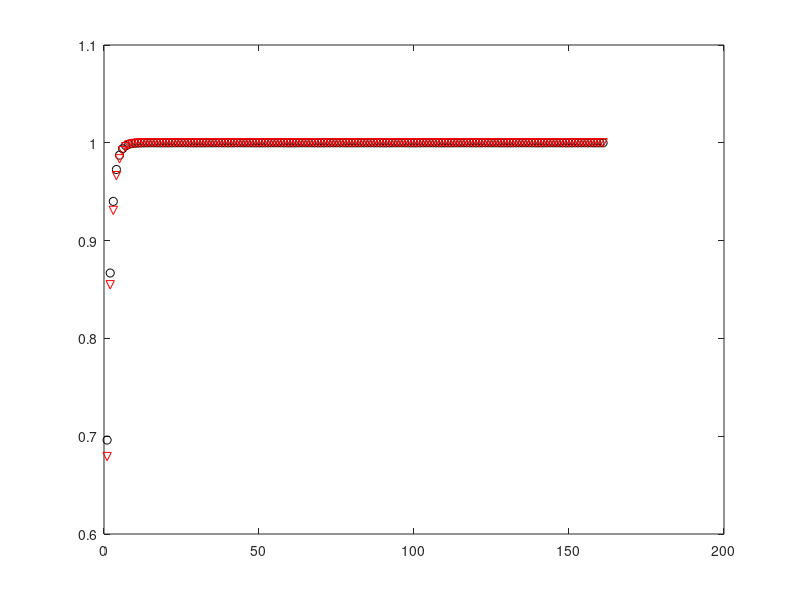

MATLAB code for this plot:
clear all; close all; clc;

load A3
% break
%%%%%%%%% betta_1 regime %%%%%%%%%

st=1;
fin=161;
n=1024;
sample=[st:fin];
% break

 X=abs(A3');
% X=A3.';
m=3;

%compute the nonlinear part

for j=1:fin-st+1
    
    NL2(:,j)= (abs(X(:,j))).^2.*X(:,j);
    NL4(:,j)= (abs(X(:,j))).^4.*X(:,j);
    
end


[u2,s2,v2]=svd(abs(NL2),0);
[u4,s4,v4]=svd(abs(NL4),0);
figure(1)
plot(cumsum(diag(s2)/sum(diag(s2))), 'ko')
hold on
plot(cumsum(diag(s4)/sum(diag(s4))), 'rv')
% break

[ro2,g2(1)]=max(abs(u2(:,1)));
U2=[u2(:,1)]; 
z=zeros(n,1);
P2=z; P2(g2(1))=1;

for l=2:m
    c=(P2'*U2)\(P2'*u2(:,l));
    r2=u2(:,l)-U2*c;
    [ro2,g2(l)]=max(abs(r2));
    U2=[U2,u2(:,l)]; 
    P2=[P2,z]; P2(g2(l),l)=1;
   
end

[ro4,g4(1)]=max(abs(u4(:,1)));
U4=[u4(:,1)]; 
z=zeros(n,1);
P4=z; P4(g4(1))=1;

for l=2:m
    c=(P4'*U4)\(P4'*u4(:,l));
    r=u4(:,l)-U4*c;
    [ro4,g4(l)]=max(abs(r));
    U4=[U4,u4(:,l)]; 
    P4=[P4,z]; P4(g4(l),l)=1;
   
end
%%
abs(513-g2)
abs(513-g4)





